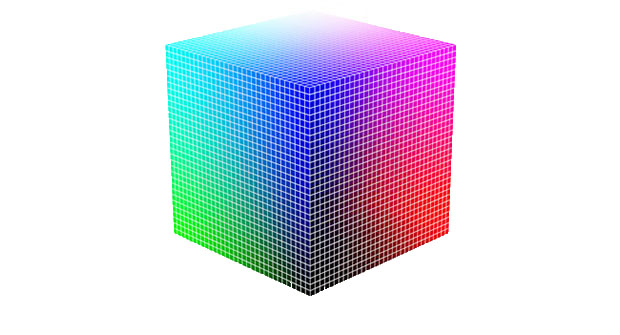
#> input picture cv4/cc.jpg, 620 x 335 px
$ python cv_7.py
#> lines starting #> are read from the running program, lines starting #| are printed output that depends on the picture; after the words box and inside, x2 and y2 are one past the last pixel; in counts of white or black regions, pixels touching at a corner belong together
import cv2 as cv
import numpy as np
from matplotlib import pyplot as plt
'''
几何变换之图像阈值自适应阈值
参数一：阈值计算方法
	cv.ADAPTIVE_THRESH_MEAN_C:阈值取自相邻阈的平均值
	cv.ADAPTIVE_THRESH_GAUSSIAN_C:阈值取自相邻区域的
	加权值权重为一个高斯窗口
参数二：Block Size 临域大小（计算阈值的区域大小）
参数三：C （最后减去这个常数）
返回值只有一个（图像）
'''
img = cv.imread('cc.jpg',0)
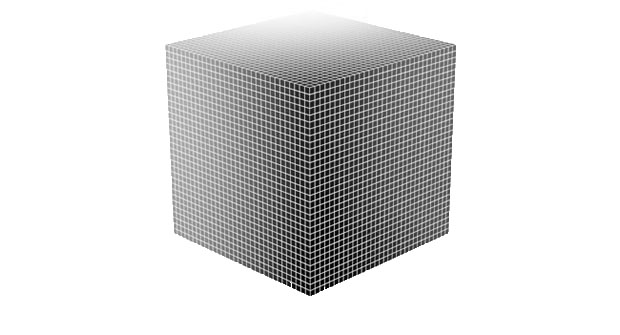
#> img: shape (335, 620); min 0, max 255, mean 216.2

# 中值滤波
img = cv.medianBlur(img,5)
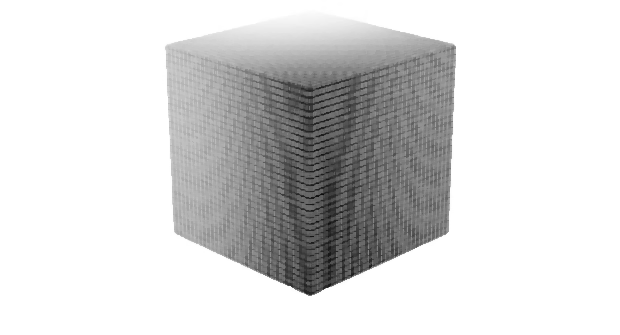
#> img: shape (335, 620); min 12, max 255, mean 215.7

ret,th1 = cv.threshold(img,127,255,cv.THRESH_BINARY)
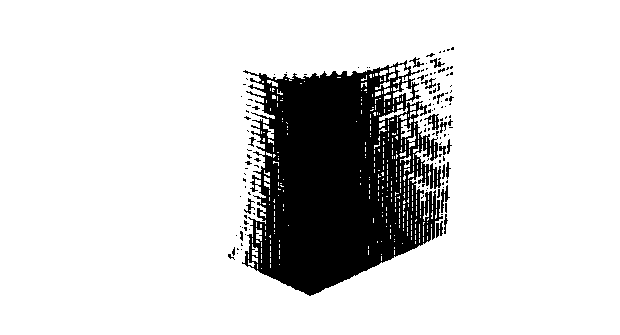
#> th1: shape (335, 620); 84.3% white; 127 black regions (110 under 20 px), largest, box (x1, y1, x2, y2) and area: (242, 60, 443, 296) 31173, (424, 114, 439, 130) 112, (441, 185, 450, 213) 102

#11:Block size, 2:C 值
th2 = cv.adaptiveThreshold(img,255,cv.ADAPTIVE_THRESH_MEAN_C,cv.THRESH_BINARY,11,2)
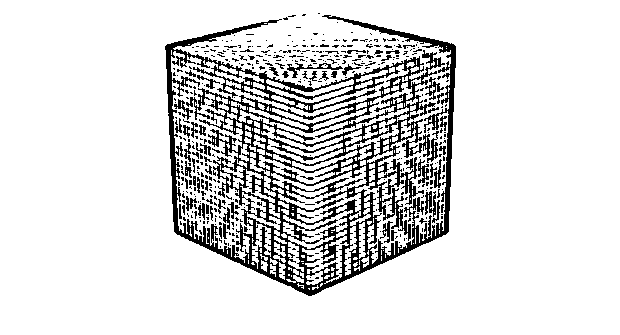
#> th2: shape (335, 620); 86.5% white; 422 black regions (358 under 20 px), largest, box (x1, y1, x2, y2) and area: (165, 15, 456, 296) 22781, (287, 63, 343, 78) 203, (425, 191, 436, 217) 177
th3 = cv.adaptiveThreshold(img,255,cv.ADAPTIVE_THRESH_GAUSSIAN_C,cv.THRESH_BINARY,11,2)
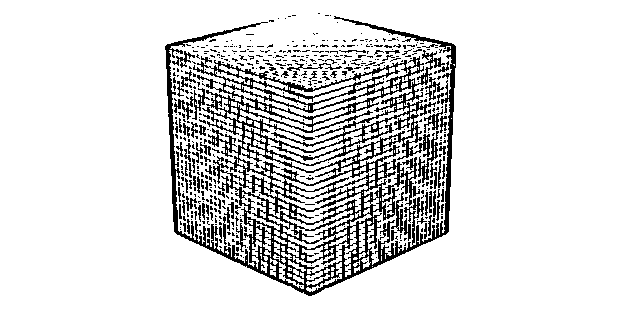
#> th3: shape (335, 620); 87% white; black in thin lines or dots, all inside (x1, y1, x2, y2) = (165, 13, 456, 296)

titles = ['Original Image', 'Global Thresholding (v = 127)',
'Adaptive Mean Thresholding', 'Adaptive Gaussian Thresholding']

images = [img, th1, th2, th3]

for i in range(4):
	plt.subplot(2,2,i+1),plt.imshow(images[i],'gray')
	plt.title(titles[i])
	plt.xticks([]),plt.yticks([])
plt.show()
